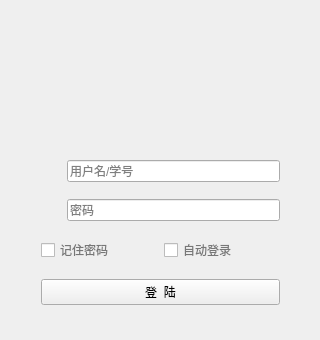
<?xml version="1.0" encoding="UTF-8"?>
<ui version="4.0">
 <class>LoginUi</class>
 <widget class="QWidget" name="LoginUi">
  <property name="geometry">
   <rect>
    <x>0</x>
    <y>0</y>
    <width>320</width>
    <height>340</height>
   </rect>
  </property>
  <property name="minimumSize">
   <size>
    <width>320</width>
    <height>340</height>
   </size>
  </property>
  <property name="maximumSize">
   <size>
    <width>320</width>
    <height>340</height>
   </size>
  </property>
  <property name="windowTitle">
   <string>LoginUi</string>
  </property>
  <widget class="QWidget" name="layoutWidget">
   <property name="geometry">
    <rect>
     <x>30</x>
     <y>11</y>
     <width>261</width>
     <height>321</height>
    </rect>
   </property>
   <layout class="QVBoxLayout" name="verticalLayout">
    <item>
     <layout class="QHBoxLayout" name="horizontalLayout_4">
      <item>
       <widget class="QWidget" name="logo" native="true">
        <property name="minimumSize">
         <size>
          <width>110</width>
          <height>110</height>
         </size>
        </property>
        <property name="maximumSize">
         <size>
          <width>110</width>
          <height>105</height>
         </size>
        </property>
        <property name="styleSheet">
         <string notr="true">border-image: url(:/imgs/images/logo.png);</string>
        </property>
       </widget>
      </item>
     </layout>
    </item>
    <item>
     <layout class="QHBoxLayout" name="horizontalLayout_2">
      <item>
       <widget class="QWidget" name="widget" native="true">
        <property name="minimumSize">
         <size>
          <width>20</width>
          <height>20</height>
         </size>
        </property>
        <property name="maximumSize">
         <size>
          <width>20</width>
          <height>20</height>
         </size>
        </property>
        <property name="styleSheet">
         <string notr="true">border-image: url(:/imgs/images/username.png);</string>
        </property>
       </widget>
      </item>
      <item>
       <widget class="QLineEdit" name="username">
        <property name="styleSheet">
         <string notr="true"/>
        </property>
        <property name="text">
         <string/>
        </property>
        <property name="placeholderText">
         <string>用户名/学号</string>
        </property>
       </widget>
      </item>
     </layout>
    </item>
    <item>
     <layout class="QHBoxLayout" name="horizontalLayout_3">
      <item>
       <widget class="QWidget" name="widget_2" native="true">
        <property name="minimumSize">
         <size>
          <width>20</width>
          <height>20</height>
         </size>
        </property>
        <property name="maximumSize">
         <size>
          <width>20</width>
          <height>20</height>
         </size>
        </property>
        <property name="styleSheet">
         <string notr="true">border-image: url(:/imgs/images/password.png);</string>
        </property>
       </widget>
      </item>
      <item>
       <widget class="QLineEdit" name="password">
        <property name="styleSheet">
         <string notr="true"/>
        </property>
        <property name="inputMethodHints">
         <set>Qt::ImhHiddenText|Qt::ImhNoAutoUppercase|Qt::ImhNoPredictiveText|Qt::ImhSensitiveData</set>
        </property>
        <property name="echoMode">
         <enum>QLineEdit::Password</enum>
        </property>
        <property name="placeholderText">
         <string>密码</string>
        </property>
       </widget>
      </item>
     </layout>
    </item>
    <item>
     <layout class="QHBoxLayout" name="horizontalLayout">
      <item>
       <widget class="QCheckBox" name="savePassword">
        <property name="styleSheet">
         <string notr="true">color: #777;</string>
        </property>
        <property name="text">
         <string>记住密码</string>
        </property>
       </widget>
      </item>
      <item>
       <widget class="QCheckBox" name="autoLogin">
        <property name="styleSheet">
         <string notr="true">color: #777;</string>
        </property>
        <property name="text">
         <string>自动登录</string>
        </property>
       </widget>
      </item>
     </layout>
    </item>
    <item>
     <widget class="QPushButton" name="loginButton">
      <property name="styleSheet">
       <string notr="true"/>
      </property>
      <property name="text">
       <string>登  陆</string>
      </property>
      <property name="shortcut">
       <string>Return</string>
      </property>
     </widget>
    </item>
   </layout>
  </widget>
 </widget>
 <layoutdefault spacing="6" margin="11"/>
 <tabstops>
  <tabstop>password</tabstop>
  <tabstop>username</tabstop>
  <tabstop>savePassword</tabstop>
  <tabstop>autoLogin</tabstop>
  <tabstop>loginButton</tabstop>
 </tabstops>
 <resources/>
 <connections/>
</ui>
